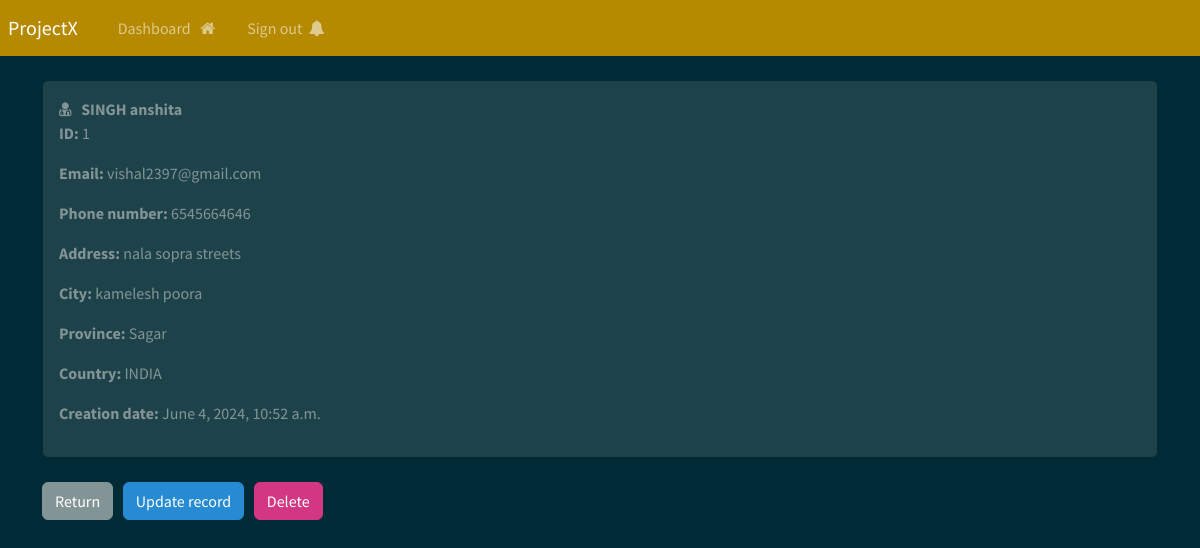
The page /record/1 (signed in) on the database its author committed.
### webapp/models.py (models this page shows, shortened)
class Record(models.Model):
    creation_date = models.DateTimeField(auto_now_add=True)
    first_name = models.CharField(max_length=100)
    last_name = models.CharField(max_length=100)
    email = models.CharField(max_length=255)
    phone = models.CharField(max_length=20)
    address = models.CharField(max_length=300)
    city = models.CharField(max_length=255)
    province = models.CharField(max_length=200)
    country = models.CharField(max_length=125)

### webapp/views.py (the view)
# urls.py: path('record/<int:pk>', views.singular_record, name="record"),
@login_required(login_url='my-login')
def singular_record(request, pk):
    all_records = Record.objects.get(id=pk)
    context = {'record':all_records}
    return render(request, 'webapp/view-record.html', context=context)

### webapp/templates/webapp/view-record.html (shortened to what this page needs)
{% extends 'webapp/base.html' %}
{% block content %}
    <div class="card">
        <div class="card-body">
            <i class="fa fa-user-md" aria-hidden="true"></i> &nbsp;
            <strong>
                {{record.last_name|upper}}
                {{record.first_name}}
            </strong>
            <p> <strong> ID: </strong> {{record.id}} </p>
            <p> <strong> Email: </strong> {{record.email}} </p>
            <p> <strong> Phone number: </strong> {{record.phone}} </p>
            <p> <strong> Address: </strong> {{record.address}} </p>
            <p> <strong> City: </strong> {{record.city}} </p>
            <p> <strong> Province: </strong> {{record.province}} </p>
            <p> <strong> Country: </strong> {{record.country}} </p>
            <p> <strong> Creation date: </strong> {{record.creation_date}} </p>
        </div>
    </div>
    <br>
    <a href="{% url 'dashboard' %}" class="btn btn-secondary"> Return  </a>
    <a href="{% url 'update-record' record.id %}" class="btn btn-info"> Update record </a>
    <a href="{% url 'delete-record' record.id %}" class="btn btn-danger"> Delete </a>
{% endblock %}

### rows shown on the page
Record: last_name "SINGH", first_name "anshita", id "1", email "vishal2397@gmail.com", phone "6545664646", address "nala sopra streets", city "kamelesh poora", province "Sagar", country "INDIA", creation_date "June 4, 2024, 10:52 a.m."
